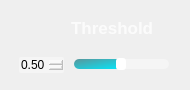
                 <widget class="QFrame" name="Thresh_QF">
                  <property name="minimumSize">
                   <size>
                    <width>190</width>
                    <height>90</height>
                   </size>
                  </property>
                  <property name="maximumSize">
                   <size>
                    <width>190</width>
                    <height>90</height>
                   </size>
                  </property>
                  <property name="styleSheet">
                   <string notr="true">QFrame#IOU_QF{
border:2px solid rgba(255, 255, 255, 70);
border-radius:15px;
}</string>
                  </property>
                  <layout class="QVBoxLayout" name="verticalLayout_15">
                   <item>
                    <widget class="QPushButton" name="ToggleBotton_2">
                     <property name="sizePolicy">
                      <sizepolicy hsizetype="Expanding" vsizetype="Fixed">
                       <horstretch>0</horstretch>
                       <verstretch>0</verstretch>
                      </sizepolicy>
                     </property>
                     <property name="minimumSize">
                      <size>
                       <width>0</width>
                       <height>30</height>
                      </size>
                     </property>
                     <property name="maximumSize">
                      <size>
                       <width>16777215</width>
                       <height>30</height>
                      </size>
                     </property>
                     <property name="font">
                      <font>
                       <family>Nirmala UI</family>
                       <pointsize>13</pointsize>
                       <italic>false</italic>
                       <bold>true</bold>
                      </font>
                     </property>
                     <property name="cursor">
                      <cursorShape>ArrowCursor</cursorShape>
                     </property>
                     <property name="mouseTracking">
                      <bool>true</bool>
                     </property>
                     <property name="focusPolicy">
                      <enum>Qt::StrongFocus</enum>
                     </property>
                     <property name="contextMenuPolicy">
                      <enum>Qt::DefaultContextMenu</enum>
                     </property>
                     <property name="layoutDirection">
                      <enum>Qt::LeftToRight</enum>
                     </property>
                     <property name="autoFillBackground">
                      <bool>false</bool>
                     </property>
                     <property name="styleSheet">
                      <string notr="true">QPushButton{
background-image: url(:img/IOU.png);
background-repeat: no-repeat;
background-position: left center;
border: none;
border-left: 20px solid transparent;

text-align: left;
padding-left: 40px;
padding-bottom: 4px;
color: rgba(255, 255, 255, 199);
font: 700 13pt &quot;Nirmala UI&quot;;
}</string>
                     </property>
                     <property name="text">
                      <string>Threshold</string>
                     </property>
                     <property name="autoDefault">
                      <bool>false</bool>
                     </property>
                     <property name="default">
                      <bool>false</bool>
                     </property>
                     <property name="flat">
                      <bool>false</bool>
                     </property>
                    </widget>
                   </item>
                   <item>
                    <widget class="QFrame" name="frame_3">
                     <property name="sizePolicy">
                      <sizepolicy hsizetype="Preferred" vsizetype="Preferred">
                       <horstretch>0</horstretch>
                       <verstretch>0</verstretch>
                      </sizepolicy>
                     </property>
                     <property name="minimumSize">
                      <size>
                       <width>0</width>
                       <height>20</height>
                      </size>
                     </property>
                     <property name="maximumSize">
                      <size>
                       <width>16777215</width>
                       <height>20</height>
                      </size>
                     </property>
                     <layout class="QHBoxLayout" name="horizontalLayout_10">
                      <property name="spacing">
                       <number>10</number>
                      </property>
                      <property name="leftMargin">
                       <number>8</number>
                      </property>
                      <property name="topMargin">
                       <number>0</number>
                      </property>
                      <property name="rightMargin">
                       <number>10</number>
                      </property>
                      <property name="bottomMargin">
                       <number>0</number>
                      </property>
                      <item>
                       <widget class="QDoubleSpinBox" name="spinbox_thresh">
                        <property name="cursor">
                         <cursorShape>PointingHandCursor</cursorShape>
                        </property>
                        <property name="styleSheet">
                         <string notr="true">QDoubleSpinBox {
border: 0px solid lightgray;
border-radius: 2px;
background-color: rgba(255,255,255,90);
font: 600 9pt &quot;Segoe UI&quot;;
}
        
QDoubleSpinBox::up-button {
width: 10px;
height: 9px;
margin: 0px 3px 0px 0px;
border-image: url(:img/box_up.png);
}
QDoubleSpinBox::up-button:pressed {
margin-top: 1px;
}
            
QDoubleSpinBox::down-button {
width: 10px;
height: 9px;
margin: 0px 3px 0px 0px;
border-image: url(:img/box_down.png);
}
QDoubleSpinBox::down-button:pressed {
margin-bottom: 1px;
}</string>
                        </property>
                        <property name="minimum">
                         <double>0.010000000000000</double>
                        </property>
                        <property name="maximum">
                         <double>1.000000000000000</double>
                        </property>
                        <property name="singleStep">
                         <double>0.050000000000000</double>
                        </property>
                        <property name="value">
                         <double>0.500000000000000</double>
                        </property>
                       </widget>
                      </item>
                      <item>
                       <widget class="QSlider" name="slider_thresh">
                        <property name="cursor">
                         <cursorShape>PointingHandCursor</cursorShape>
                        </property>
                        <property name="styleSheet">
                         <string notr="true">QSlider::groove:horizontal {
border: none;
height: 10px;
background-color: rgba(255,255,255,90);
border-radius: 5px;
}

QSlider::handle:horizontal {
width: 10px;
margin: -1px 0px -1px 0px;
border-radius: 3px;
background-color: white;
}

QSlider::sub-page:horizontal {
background-color: qlineargradient(x1:0, y1:0, x2:1, y2:1, stop:0 #59969b, stop:1 #04e7fa);
border-radius: 5px;
}</string>
                        </property>
                        <property name="minimum">
                         <number>1</number>
                        </property>
                        <property name="maximum">
                         <number>100</number>
                        </property>
                        <property name="value">
                         <number>50</number>
                        </property>
                        <property name="orientation">
                         <enum>Qt::Horizontal</enum>
                        </property>
                       </widget>
                      </item>
                     </layout>
                    </widget>
                   </item>
                  </layout>
                 </widget>
